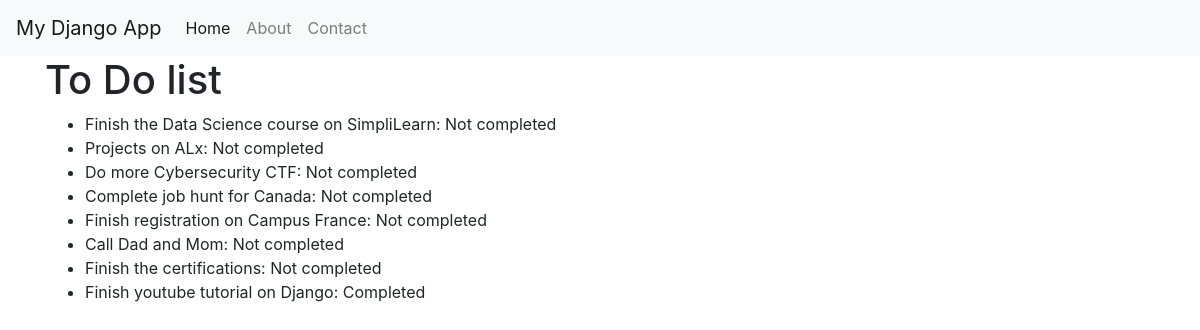
/todo/, run on the app's committed database.
### myapp/models.py (models this page shows, shortened)
class TodoItem(models.Model):
    title = models.CharField(max_length=100)
    completed = models.BooleanField()

### myapp/views.py (the view)
# urls.py: path("todo/", views.todos, name="Todos")
def todos(request):
    items = TodoItem.objects.all()
    return render(request, "todos.html", {"todos": items})

### myapp/templates/todos.html
{%extends "index.html" %}
{%block content%}
<h1>To Do list</h1>
<ul>
    {% for todo in todos %}
        <li>
            {{ todo.title }}: {% if todo.completed %} Completed {% else %} Not completed {% endif %}
        </li>
    {% endfor %}
</ul>
{% endblock %}

### myapp/templates/index.html (shortened to what this page needs)
<!DOCTYPE html>
<html lang="en">
  <head>
    <link rel="stylesheet" href="https://stackpath.bootstrapcdn.com/bootstrap/4.3.1/css/bootstrap.min.css"  rel="stylesheet" />
  </head>
  <body>
    <nav class="navbar navbar-expand-lg navbar-light bg-light">
      <a class="navbar-brand" href="#">My Django App</a>
      <div class="collapse navbar-collapse" id="navbarNav">
        <ul class="navbar-nav">
          <li class="nav-item active">
            <a class="nav-link" href="#">Home</a>
          </li>
          <li class="nav-item">
            <a class="nav-link" href="#">About</a>
          </li>
          <li class="nav-item">
            <a class="nav-link" href="#">Contact</a>
          </li>
        </ul>
      </div>
    </nav>
    <div class="container">{% block content %} {% endblock %}</div>
  </body>
</html>

### data on the page
TodoItem: title "Finish the Data Science course on SimpliLearn", completed "Not completed"
TodoItem: title "Projects on ALx", completed "Not completed"
TodoItem: title "Do more Cybersecurity CTF", completed "Not completed"
TodoItem: title "Complete job hunt for Canada", completed "Not completed"
TodoItem: title "Finish registration on Campus France", completed "Not completed"
TodoItem: title "Call Dad and Mom", completed "Not completed"
TodoItem: title "Finish the certifications", completed "Not completed"
TodoItem: title "Finish youtube tutorial on Django", completed "Completed"
